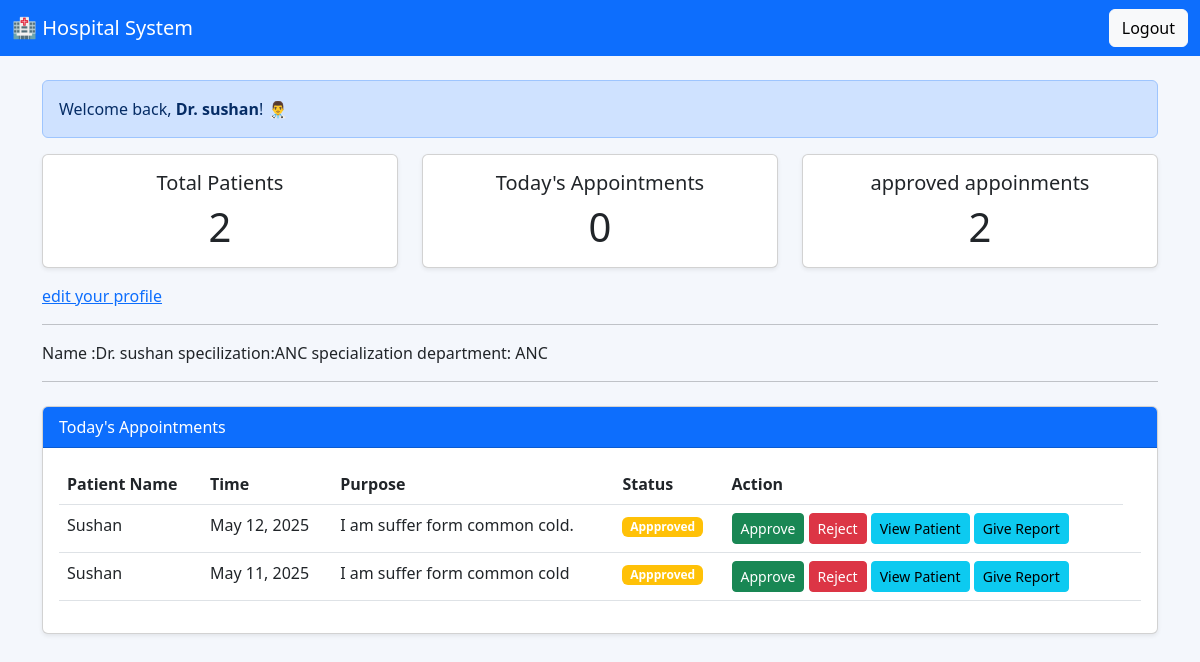
Page /accounts/doctor/dashboard/ (signed in) on the earlier database version.
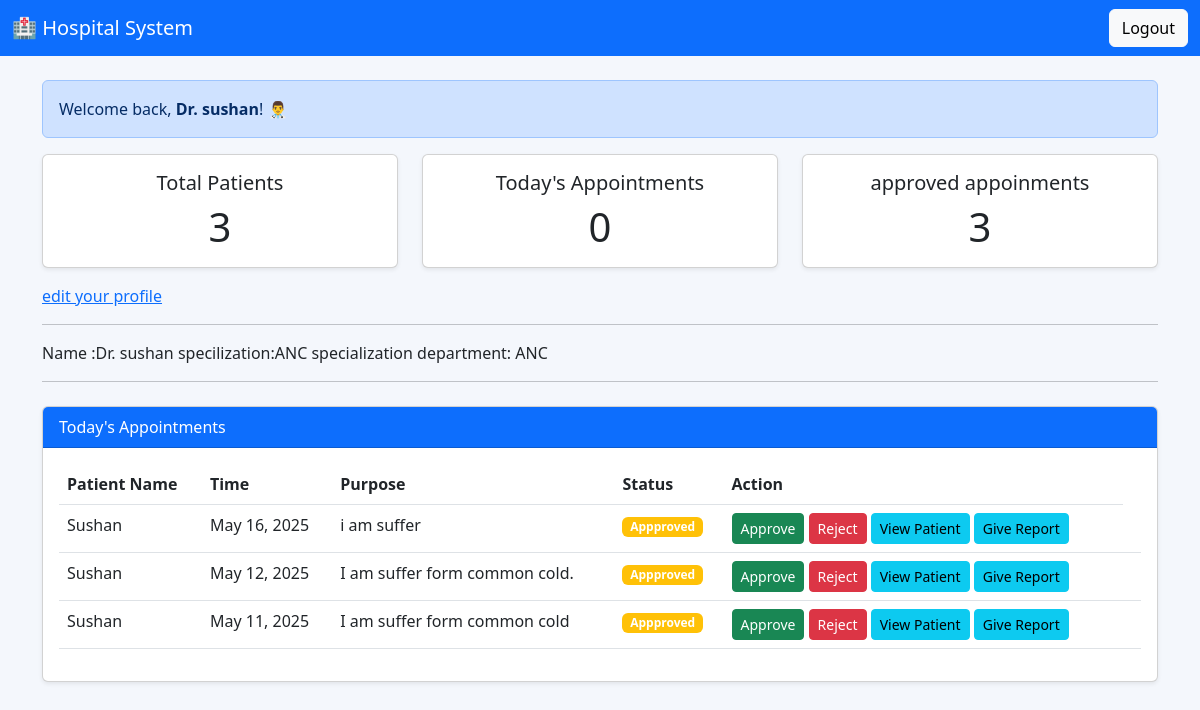
Same page on the later database version.
### accounts/models.py (models this page shows, shortened)
class Customuser(AbstractBaseUser):
    phone_number = models.CharField(max_length=50, unique=True)
    first_name = models.CharField(max_length=50)
    is_superuser = models.BooleanField(default=False)
    is_patient = models.BooleanField(default=False)
    is_doctor =  models.BooleanField(default=False)
    role = models.CharField(max_length=50)
    is_staff = models.BooleanField(default=False)
    is_active = models.BooleanField(default=True)
    is_admin = models.BooleanField(default=False)
    objects = MyUserManager()
    USERNAME_FIELD = "phone_number"
    REQUIRED_FIELDS = ["first_name"]

class DoctorProfile(models.Model):
    user = models.OneToOneField(Customuser, on_delete=models.CASCADE)
    department = models.CharField(max_length=100)
    specialization = models.TextField()

class Appointment(models.Model):
    patient = models.ForeignKey(Customuser, on_delete=models.CASCADE, related_name='patient_appointments')
    doctor = models.ForeignKey(Customuser, on_delete=models.CASCADE, related_name='doctor_appointments')
    appointment_date = models.DateField()
    description = models.TextField()
    is_approved = models.BooleanField(default=False)

### accounts/views/doctor_views.py (the view)
# urls.py: path('doctor/dashboard/', doctordashboardview.as_view(), name='doctor_dash'),
class doctordashboardview(IsDoctorMixin, ListView):
    template_name = 'accounts/doctor_dashboard.html'
    model = Appointment
    def get_queryset(self):
        return Appointment.objects.select_related('doctor').filter(doctor = self.request.user).order_by('-appointment_date')
    def get_context_data(self, **kwargs):
        context = super().get_context_data(**kwargs)
        today = timezone.localdate()
        context['date_today'] = today
        context['today_count'] = Appointment.objects.filter(doctor=self.request.user, appointment_date=today)
        context['approve_appointment'] = Appointment.objects.filter(doctor=self.request.user,is_approved = True).count()
        context['doctorprofile'] = self.request.user.doctorprofile
        return context

### accounts/mixins.py (called while the page is built)
    def test_func(self):
        return self.request.user.is_authenticated and hasattr(self.request.user, 'is_doctor') and self.request.user.is_doctor

### accounts/templates/accounts/doctor_dashboard.html (shortened to what this page needs)
<!DOCTYPE html>
<html lang="en">
<head>
  <link href="https://cdn.jsdelivr.net/npm/bootstrap@5.3.0/dist/css/bootstrap.min.css" rel="stylesheet">
</head>
<body>
  <nav class="navbar navbar-expand-lg navbar-dark bg-primary">
    <div class="container-fluid">
      <a class="navbar-brand" href="#">🏥 Hospital System</a>
      <div>
        <a href="{% url 'doctor_logout' %}" class="btn btn-light">Logout</a>
      </div>
    </div>
  </nav>
  <div class="container mt-4">
    <div class="alert alert-primary" role="alert">
      Welcome back, <strong>{{ request.user.first_name }}</strong>! 👨‍⚕️
    </div>
    <div class="row text-center">
      <div class="col-md-4 mb-3">
        <div class="card shadow-sm">
          <div class="card-body">
            <h5 class="card-title">Total Patients</h5>
            <p class="card-text display-6">{{object_list.count}}</p>
          </div>
        </div>
      </div>
      <div class="col-md-4 mb-3">
        <div class="card shadow-sm">
          <div class="card-body">
            <h5 class="card-title">Today's Appointments</h5>
            <p class="card-text display-6">{{today_count.count}}</p>
          </div>
        </div>
      </div>
      <div class="col-md-4 mb-3">
        <div class="card shadow-sm">
          <div class="card-body">
            <h5 class="card-title">approved appoinments</h5>
            <p class="card-text display-6">{{approve_appointment}}</p>
          </div>
        </div>
      </div>
    </div>
    <a href="{% url 'edit_profile' doctorprofile.pk%}">edit your profile</a>
    <hr>
    Name :{{doctorprofile.user.first_name}}
    specilization:{{doctorprofile.specialization}}
    department: {{doctorprofile.department}}
    <hr>
    <div class="card shadow-sm mt-4">
      <div class="card-header bg-primary text-white">
        Today's Appointments
      </div>
      <div class="card-body">
        <table class="table table-hover">
          <thead>
            <tr>
              <th>Patient Name</th>
              <th>Time</th>
              <th>Purpose</th>
              <th>Status</th>
              <th>Action</th>
            </tr>
          </thead>
          <tbody>
            {% for appoinment in object_list %}
            <tr>
              <td>{{appoinment.patient.first_name}}</td>
              <td>{{appoinment.appointment_date}}</td>
              <td>{{appoinment.description}}</td>
              {% if appoinment.is_approved %}
              <td><span class="badge bg-warning">Appproved</span></td>
              {% else %}
              <td><span class="badge bg-warning">pending</span></td>
              {% endif %}
              <td>
                <a class="btn btn-success btn-sm" href="{% url 'approve_appointment' appoinment.id %}">Approve</a>
                <a class="btn btn-danger btn-sm" href="{% url 'appoint_delete' appoinment.pk %}">Reject</a>
                {% if appoinment.patient.is_patient and appoinment.patient.patientprofile %}
                <a class="btn btn-info btn-sm"
                  href="{% url 'view_patient_profile' appoinment.patient.patientprofile.pk %}">View Patient</a>
                {% else %}
                <span class="text-muted">No Profile</span>
                {% endif %}
                <a class="btn btn-info btn-sm"
                  href="{% url 'add_report' appoinment.pk %}">Give Report</a>
              </td>
              <td>
              </td>
            </tr>
            {% endfor %}
          </tbody>
        </table>
      </div>
    </div>
  </div>
</body>
</html>

### accounts/templates/accounts/doctor_dashboard.html (style rules this page uses)
body { background-color: #f4f7fc; }
.card { transition: transform 0.2s; }

Differences in the rows shown:
added Appointment: patient.first_name "Sushan", appointment_date "May 16, 2025", description "i am suffer", is_approved "Appproved", shows "View Patient"
Other differences:
{{ object_list.count }}: "2" → "3"
{{ approve_appointment }}: "2" → "3"
